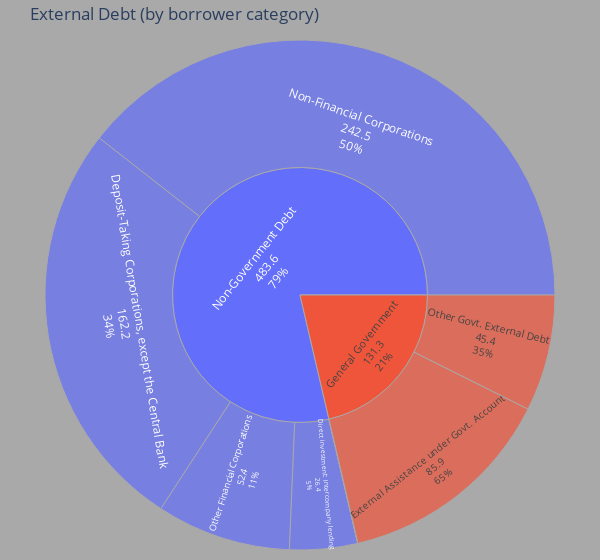

The notebook cell saved with this chart:
### Markdown cell above
### External Debt (Borrower / Debtor-wise)  - Stock
**Who in India is Indebted to Foreigners ?**

### Code cell
# External Debt by Debtor
import numpy as np 
import pandas as pd
import matplotlib.pyplot as plt
import plotly.graph_objs as go
import plotly.express as px

df_bor= pd.read_excel(r'/Users/kalyan/Library/CloudStorage/OneDrive-IIMVIZAG/Python-Exercise-KK/Kalyan-Jupyter-Notebooks/data/India-External Debt.xlsx', 
                      sheet_name='EX-DEBT-BORROWER') 

fig = px.sunburst(df_bor, path=['Borrow_Category', 'Borrower'], values='Dec-21 P')
fig.update_traces(hoverinfo='label+ text + percent parent', 
                    textinfo='label + value + percent parent', 
                    textfont_size=12)
fig.update_layout(title="External Debt (by borrower category)", margin = dict(t=40, l=10, r=10, b=10), 
                paper_bgcolor="darkgrey",width=600)
fig.show()

### Figure 1 — Plotly figure (JSON) as saved in the notebook; plotly's stock layout.template omitted (floating-point values rounded to 4 significant figures)
{"data": [{"branchvalues": "total", "domain": {"x": [0, 1], "y": [0, 1]}, "hoverinfo": "label+text+percent parent", "hovertemplate": "labels=%{label}<br>Dec-21 P=%{value}<br>parent=%{parent}<br>id=%{id}<extra></extra>", "ids": ["Non-Government Debt/Central Bank", "Non-Government Debt/Deposit-Taking Corporations, except the Central Bank", "Non-Government Debt/Direct investment: Intercompany lending", "General Government/External Assistance under Govt. Account", "Non-Government Debt/Households and Non-profit Institutions Serving Households\n(NPISHs)", "Non-Government Debt/Non-Financial Corporations", "Non-Government Debt/Other Financial Corporations", "General Government/Other Govt. External Debt", "General Government", "Non-Government Debt"], "labels": ["Central Bank", "Deposit-Taking Corporations, except the Central Bank", "Direct investment: Intercompany lending", "External Assistance under Govt. Account", "Households and Non-profit Institutions Serving Households\n(NPISHs)", "Non-Financial Corporations", "Other Financial Corporations", "Other Govt. External Debt", "General Government", "Non-Government Debt"], "name": "", "parents": ["Non-Government Debt", "Non-Government Debt", "Non-Government Debt", "General Government", "Non-Government Debt", "Non-Government Debt", "Non-Government Debt", "General Government", "", ""], "textfont": {"size": 12}, "textinfo": "label+value+percent parent", "type": "sunburst", "values": [0.1, 162.2, 26.4, 85.9, 0, 242.5, 52.4, 45.4, 131.3, 483.6]}], "layout": {"legend": {"tracegroupgap": 0}, "margin": {"b": 10, "l": 10, "r": 10, "t": 40}, "paper_bgcolor": "darkgrey", "title": {"text": "External Debt (by borrower category)"}, "width": 600}}
